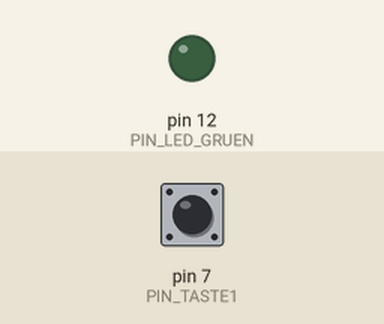
Simulated run of this sketch. Board: Arduino Uno, built with avr-gcc and run on an emulated ATmega328P. Parts: output pins drawn as LEDs (lit = HIGH). Dashed ring = blinking. Inputs (shaded band) come from the test bench; at power-on: pin 7 (PIN_TASTE1) HIGH.

Above: at 1.2 s.
1.3 s: pin 7 (PIN_TASTE1) pulled LOW for 1 s
At 1.45 s:
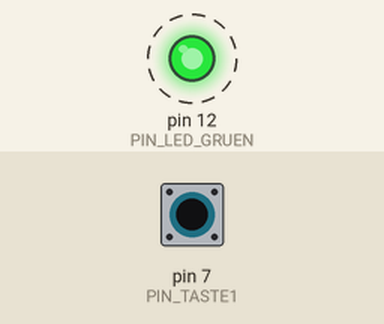
3.8 s: pin 7 (PIN_TASTE1) pulled LOW for 0.15 s
At 5.0 s:
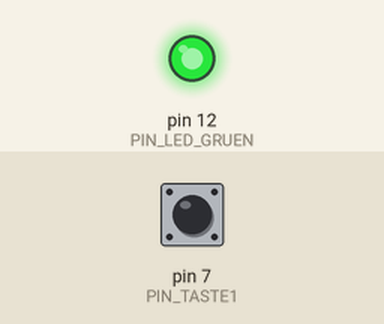
5.4 s: pin 7 (PIN_TASTE1) pulled LOW for 3.2 s
At 8.7 s:
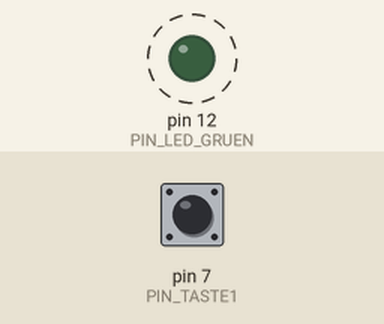
Timing chart, 0 to 10.2 s (numbered marks = the images above; inputs shaded):
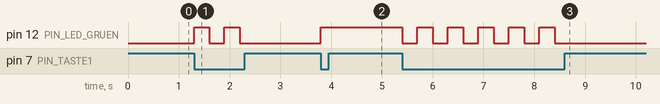

The sketch:

sm3.ino
```cpp
/***********************************
 * State machine 3, Vers. 1.0
 * Einfache Schaltung mit Taster
 * State machine für Taster1, vereinfachte Version
 * Der Hobbyelektroniker, 12.06.2018
 ***********************************/

// Pin - Definitionen
const int PIN_LED_GRUEN = 12;
const int PIN_TASTE1 = 7;

void setup() {
  // Pin's vorbereiten
  pinMode(PIN_LED_GRUEN,OUTPUT);
  pinMode(PIN_TASTE1,INPUT_PULLUP);

  // Ausganszustand herstellen
  digitalWrite(PIN_LED_GRUEN,LOW);
}

void loop() {
  if (digitalRead(PIN_TASTE1) == LOW) {
    digitalWrite(PIN_LED_GRUEN,!digitalRead(PIN_LED_GRUEN));
    delay(300);
  }
}
```

Measured:
- after the input at 1.3 s, pin 12 (PIN_LED_GRUEN): alternates HIGH for 0.30 s and LOW for 0.30 s, 4 changes in all, then stays LOW, starting at once
- after the input at 3.8 s, pin 12 (PIN_LED_GRUEN): LOW → HIGH at once
- after the input at 5.4 s, pin 12 (PIN_LED_GRUEN): alternates HIGH for 0.30 s and LOW for 0.30 s, 11 changes in all, then stays LOW, starting at once
